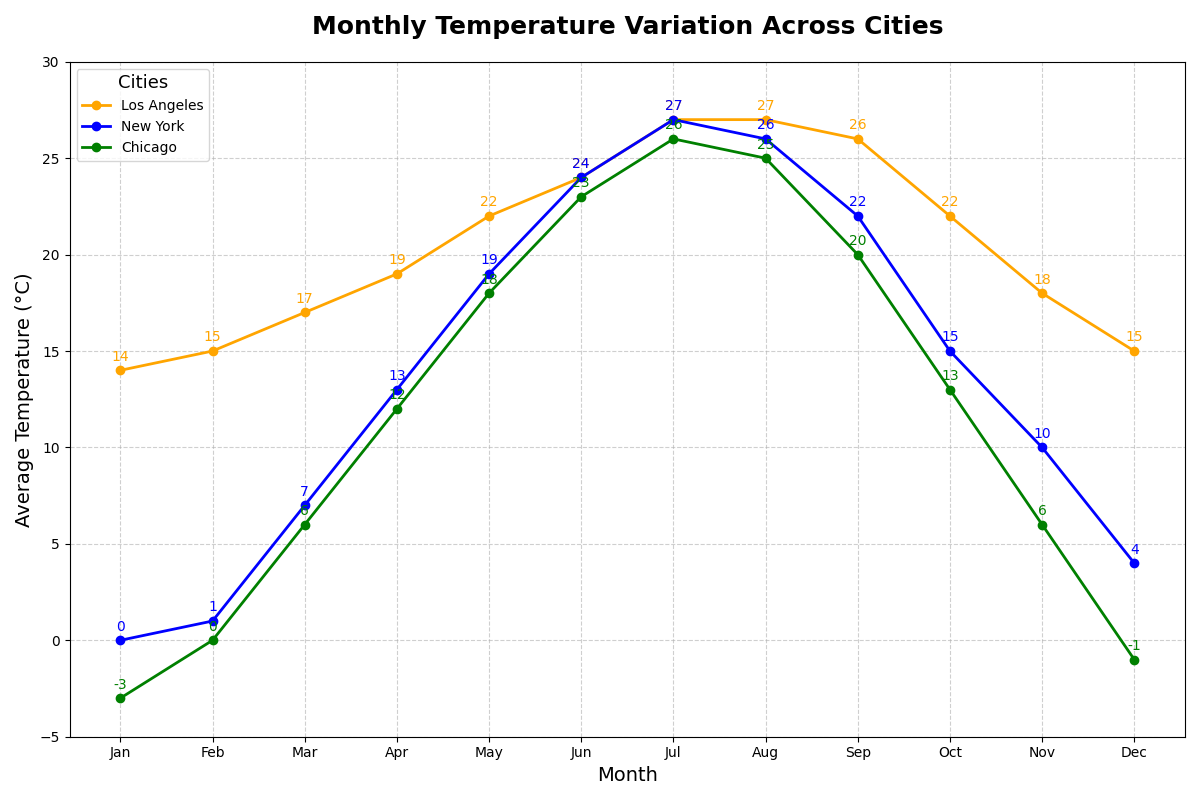

Reproduce this figure in Python.
import matplotlib.pyplot as plt
import numpy as np

# Title and backstory
# Title: "Monthly Temperature Variation Across Cities"
# Backstory: We are conducting a study to analyze the temperature variation over the months in three different cities: Los Angeles, New York, and Chicago. This study aims to understand the seasonal change and how it affects each city's climate. 

# Data: Average monthly temperatures in Celsius for Los Angeles, New York, and Chicago
months = np.array(['Jan', 'Feb', 'Mar', 'Apr', 'May', 'Jun', 'Jul', 'Aug', 'Sep', 'Oct', 'Nov', 'Dec'])
la_temps = np.array([14, 15, 17, 19, 22, 24, 27, 27, 26, 22, 18, 15])
ny_temps = np.array([0, 1, 7, 13, 19, 24, 27, 26, 22, 15, 10, 4])
chicago_temps = np.array([-3, 0, 6, 12, 18, 23, 26, 25, 20, 13, 6, -1])

# Create the plot
fig, ax = plt.subplots(figsize=(12, 8))

# Plot line charts for each city
ax.plot(months, la_temps, marker='o', linestyle='-', color='orange', label='Los Angeles', linewidth=2)
ax.plot(months, ny_temps, marker='o', linestyle='-', color='blue', label='New York', linewidth=2)
ax.plot(months, chicago_temps, marker='o', linestyle='-', color='green', label='Chicago', linewidth=2)

# Customize the plot
ax.set_title("Monthly Temperature Variation Across Cities", fontsize=18, weight='bold', pad=20)
ax.set_xlabel("Month", fontsize=14)
ax.set_ylabel("Average Temperature (°C)", fontsize=14)
ax.set_ylim(-5, 30)
ax.grid(True, linestyle='--', alpha=0.6)

# Adding data labels
for i, txt in enumerate(la_temps):
    ax.text(months[i], la_temps[i] + 0.5, str(txt), ha='center', fontsize=10, color='orange')
for i, txt in enumerate(ny_temps):
    ax.text(months[i], ny_temps[i] + 0.5, str(txt), ha='center', fontsize=10, color='blue')
for i, txt in enumerate(chicago_temps):
    ax.text(months[i], chicago_temps[i] + 0.5, str(txt), ha='center', fontsize=10, color='green')

# Add a legend
ax.legend(title='Cities', title_fontsize='13', fontsize='10', loc='upper left')

# Ensure layout is adjusted
plt.tight_layout()

# Show the plot
plt.show()
